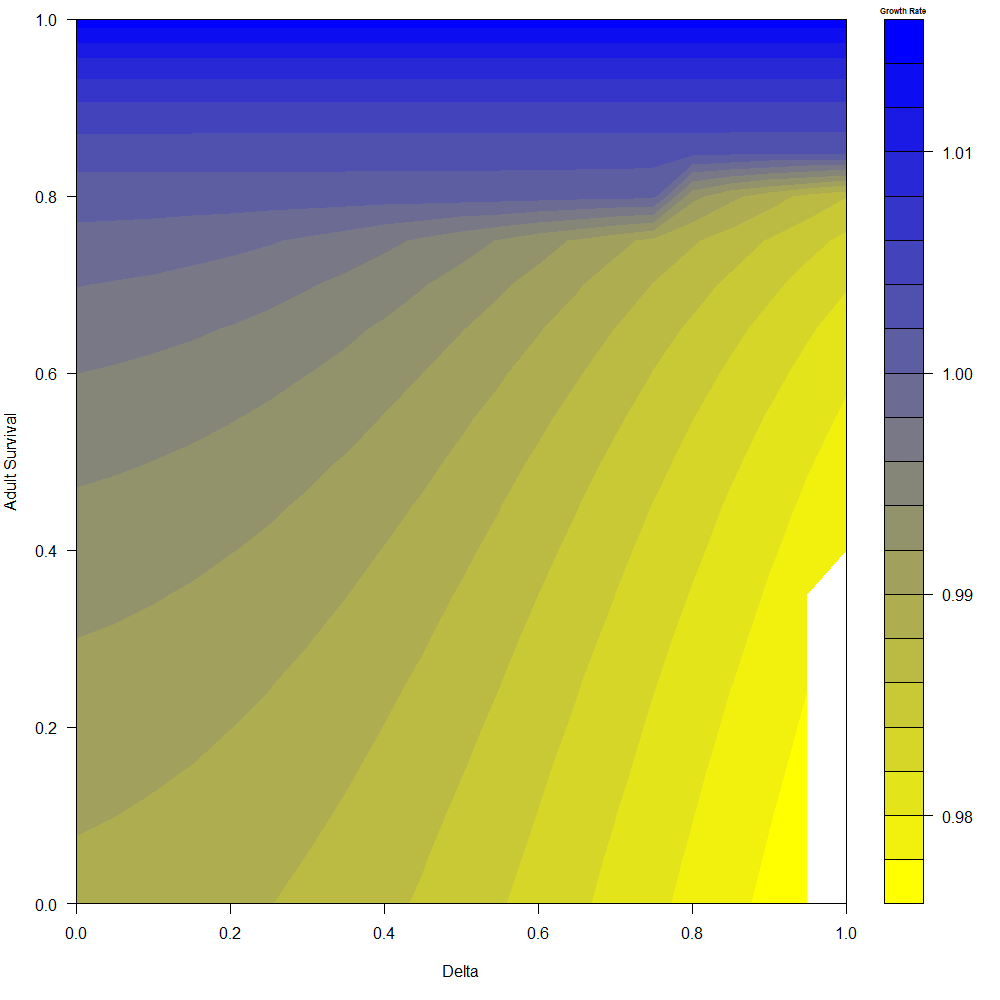

The script that drew this image:
# Plotting delta (bound on plants' affect on animals) VS. Hunting (Average Hunting)

###=======================================================================
### Parameters
###=======================================================================
#install.packages('heatmaply')
#install.packages.2 <- function (pkg) if (!require(pkg)) install.packages(pkg);
#install.packages.2('devtools')
#install.packages("akima")
#install.packages('markovchain')

# make sure you have Rtools installed first! if not, then run:
#install.packages('installr'); install.Rtools()
#devtools::install_github("ropensci/plotly") 
#devtools::install_github('talgalili/heatmaply')

library(akima)
library("heatmaply")

highHarvestFecundity <- 0.85 # Multiplier for fecundity rate for Adult trees under HIGH harvest
highHarvestSurvival <- 0.9 # Multiplier for survival rate of Adult trees under HIGH harvest
agoutiGrowth <- 1.1 # Growth rate of Agoutis in logistic model

lowHunting <- 0.1 # Percentage of agoutis hunted during LOW hunting
highHunting <- 0.25 # Percentage of agoutis hunted during HIGH hunting

seedlingCapacity <- 5000 # Carrying Capacities. Tree capacities don't matter as much.
saplingCapacity <- 500
adultCapacity <- 100
agoutiCapacity <- 5200
perc <- 0.9
ylimit <- 1 # For plotting

seedlingInit <- perc * seedlingCapacity#5000 # Initial Populations
saplingInit <- perc * saplingCapacity#500
adultInit <- perc * adultCapacity#100
agoutiInit <- perc * agoutiCapacity#5000

m <- 0.05    # m is the desired proportion at which sigmoid(m) = m . Ideally it is small (~0.01-0.05).
agouti_to_PlantSteepness <- -(log(1-m)-log(m))/((m-0.5)*agoutiCapacity) # Steepness needed for sigmoid(m) = m
plant_to_AgoutiSteepness <- -(log(1-m)-log(m))/((m-0.5)*adultCapacity)  # Steepness needed for sigmoid(m) = m
#This formula above is derived from logistic function with "x = m*CAP" , "x0 = .5*CAP" , "y = m" , and solving for k. (CAP = carrying capacity)

time_end <- 50000 # Length of simulation in years

maxt <- 2000
brazilNut <- list(low=plant_mat_low, high=plant_mat_high)

high_harv <- matrix(1, nrow = 17, ncol = 17)


##=======The Original 17-Stage Matrix from Zuidema and high-harvest multiplier
plant_S_mat <- matrix( 0, nrow = 17, ncol = 17)
diag(plant_S_mat) <- c(0.455, 0.587, 0.78, 0.821, 0.941, 0.938, 0.961, 0.946, 0.94, 0.937, 0.936, 0.966, 0.968, 0.971, 0.965, 0.967, 0.985)
plant_S_mat[cbind(2:17,1:16)] <- matrix(c(0.091, 0.147, 0.134, 0.167, 0.044, 0.047, 0.034, 0.049, 0.055, 0.058, 0.059, 0.029, 0.027, 0.024, 0.020, 0.018))
plant_S_mat[1,12:17] <- matrix( c(12.3, 14.6, 16.9, 19.3, 22.3, 26.6) )
high_harv[1,12:17] <- highHarvestFecundity 
high_harv[cbind(12:17,12:17)] <- highHarvestSurvival # Multiplier for survival rate of Adult trees
plant_mat_low <- plant_S_mat
plant_mat_high <- plant_S_mat * high_harv


#===========================================================================
#============FUNCTIONS======================================================
#===========================================================================

sigmoid <- function(k, x0, x) 
{
  1/(1+exp(-k*(x-x0))) #k: steepness #x0 = midpoint
} 


linear <- function(m, x, b)
{
  y <- m*x + b
  return(y)
}


LogisticGrowthHunt<- function(R, N, K, H, p) 
{ # p is how the plant affects carrying capacity of agoutis (from 0 to 1)
  Nnext <- R*N*(1-N/(K*(p))) - H*N + N
  return(Nnext)
}


LogisticGrowthHuntRK<- function(R, N, K, H, p,s) 
{ # p is how the plant affects carrying capacity of agoutis (from 0 to 1)
  Nnext <- R*(s)*N*(1-N/((K*(p)))) - H*N + N
  return(Nnext)
} 


# Specifying the markov chain
library('markovchain')
markovChain<- function(){
  
  statesNames = c("low","high")
  mcHarvest <- new("markovchain", states = statesNames, 
                   transitionMatrix = matrix(data = c(0.2, 0.8, 0.8, 0.2), byrow = TRUE, 
                                             nrow = 2, dimnames=list(statesNames,statesNames)), name="Harvest")
  # Simulating a discrete time process for harvest
  set.seed(100)
  harvest_seq <- markovchain::rmarkovchain(n=time_end, object = mcHarvest, t0="low")
  return(harvest_seq)
}

harvest_seq <- markovChain()


stoch_growth <- function(delta)
{
  r <- numeric(maxt)
  plant_mat <- matrix(0, nrow = 17)
  plant_mat[1:4] <- seedlingInit/4   #Setting initial population of seedlings
  plant_mat[5:11] <- saplingInit/7   #Setting initial population of saplings
  plant_mat[12:17] <- adultInit/6  #Setting initial population of adult trees
  
  plant_all <- matrix( c(sum(plant_mat[1:4]), sum(plant_mat[5:11]), sum(plant_mat[12:17])) ) # This will contain the summed plant populations at ALL timesteps
  
  agouti_vec <- c(agoutiCapacity)*.5#* (1-delta*.95)
  
  markovChain()
  
  for (i in 1:maxt)
  {
    h_i <- harvest_seq[i]
    
    if (h_i == "low") 
    {
      pmat <- plant_mat_low
      h_off <- lowHunting
    } 
    
    else 
    {
      pmat <- plant_mat_high
      h_off <- highHunting
    }
    
    prevN <- sum(plant_mat)
    
    p <- sigmoid(plant_to_AgoutiSteepness, adultCapacity/2, sum(plant_mat[12:17]))*delta + (1-delta) # bounded between 0.9 and 1.0.... k was 0.1
    agouti_vec[(i+1)] <- LogisticGrowthHunt(agoutiGrowth, agouti_vec[(i)],agoutiCapacity,h_off, p)
    plant_animal_mat <- matrix(1, nrow = 17, ncol = 17)
    plant_animal_mat[1,12:17] <- sigmoid(agouti_to_PlantSteepness, agoutiCapacity/2, agouti_vec[(i+1)]) # k was 0.0025
    #  plant_animal_mat[1,12:17] <- linear(m, agouti_vec[(i+1)], b) # A different functional form
    plant_mat <- matrix( c((plant_animal_mat * pmat) %*% plant_mat))
    
    #Summing the stages into 3 categories for better plotting
    plant_mat_sum <- c( sum(plant_mat[1:4]), sum(plant_mat[5:11]), sum(plant_mat[12:17])) 
    plant_all <- cbind(plant_all, plant_mat_sum)
    
    N <- sum(plant_mat)
    r[i] <- log(N / prevN)
    
  }
  
  loglambsim <- mean(r)
  
  return(loglambsim)
}

#===========================================================================


xseq <- seq(0, 1, 0.05)
yseq <- seq(0, 1, 0.05)

growthRate_mat<-matrix(0,length(xseq),length(yseq))
row.names(growthRate_mat) <- paste(yseq)
colnames(growthRate_mat) <- paste(xseq)

binary_mat<- matrix(0,length(xseq),length(yseq))
rownames(binary_mat) <- paste(yseq)
colnames(binary_mat) <- paste(xseq)

numRow<-1 
numCol<-1

high_harv[1,12:17] <- highHarvestFecundity 
high_harv[cbind(12:17,12:17)] <- highHarvestSurvival # Multiplier for survival rate of Adult trees

for(i in xseq)
{
  
  numCol<-1
  
  for(j in yseq)
  {
    
    high_harv[cbind(12:17,12:17)] <- j # Multiplier for survival rate of Adult trees
    plant_mat_low <- plant_S_mat
    plant_mat_high <- plant_S_mat * high_harv

    growth_rate <- exp(stoch_growth(i))
    growthRate_mat[numRow,numCol]<-growth_rate
    print(growthRate_mat[numRow,numCol])
    
    if((growthRate_mat[numRow,numCol]>1 ||growthRate_mat[numRow,numCol]==1) && (!is.na(growthRate_mat[numRow,numCol])))
    {
      binary_mat[numRow,numCol]<-1
    }
    else{
      binary_mat[numRow,numCol]<-0
    }
    
    numCol<-numCol+1
    
  }
  
  numRow<- numRow+1
  
}


library(heatmaply)
heatmaply(growthRate_mat[c(length(xseq):1),],Rowv=NA, Colv=NA,ylab = "Delta", xlab="Adult Surviva", labRow = xseq, labCol=xseq )
heatmaply(binary_mat[c(length(xseq):1),], Rowv=NA, Colv=NA,scale="none",xlab = "Delta", ylab="Adult Survival",labRow = xseq, labCol=xseq)

#test <- matrix(c(1,1,2,2,3,3,4,4,5), nrow = 3, ncol = 3, byrow = TRUE)
#heatmaply(test,Rowv=NA, Colv=NA,xlab = "High Harv/Hunt Frequency", ylab="Average Hunting Level" )


library(akima)
#growthRate_mat <- growthRate_mat[c(length(xseq):1), c(length(yseq):1)]
filled.contour(x = xseq,
               y = yseq,
               z = growthRate_mat,
               color.palette =
                 colorRampPalette(c("yellow", "blue")),
               ylab = "Adult Survival",
               xlab = "Delta",
               key.title = title(main = "Growth Rate", cex.main = 0.5))

#dev.off()

# I think that contour rotates matrix 90 degrees counterclockwise

#==========================================================================
